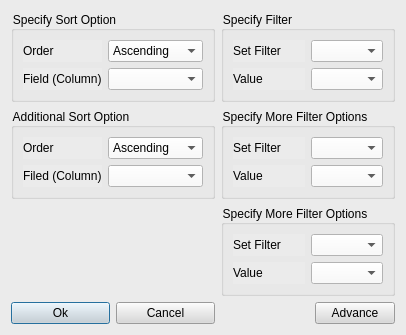
<?xml version="1.0" encoding="UTF-8"?>
<ui version="4.0">
 <class>GwSortAndFilterDialog</class>
 <widget class="QDialog" name="GwSortAndFilterDialog">
  <property name="geometry">
   <rect>
    <x>0</x>
    <y>0</y>
    <width>374</width>
    <height>311</height>
   </rect>
  </property>
  <property name="windowTitle">
   <string>Sort and Filter Dialog</string>
  </property>
  <property name="styleSheet">
   <string notr="true">background-color: rgb(235, 235, 235);
color: rgb(0, 0, 0);</string>
  </property>
  <layout class="QGridLayout" name="gridLayout_6">
   <item row="0" column="0" colspan="2">
    <widget class="QGroupBox" name="mainGroupBox">
     <property name="styleSheet">
      <string notr="true">border-top-color: rgb(250, 250, 250);</string>
     </property>
     <property name="title">
      <string>Specify Sort Option</string>
     </property>
     <layout class="QGridLayout" name="gridLayout_3">
      <item row="0" column="0">
       <widget class="QLabel" name="label">
        <property name="text">
         <string>Order</string>
        </property>
       </widget>
      </item>
      <item row="0" column="1">
       <widget class="QComboBox" name="mainSortOrderComboBox">
        <property name="styleSheet">
         <string notr="true">background-color: rgb(250, 250, 250);</string>
        </property>
        <item>
         <property name="text">
          <string>Ascending</string>
         </property>
        </item>
        <item>
         <property name="text">
          <string>Descending</string>
         </property>
        </item>
       </widget>
      </item>
      <item row="1" column="0">
       <widget class="QLabel" name="label_2">
        <property name="styleSheet">
         <string notr="true"/>
        </property>
        <property name="text">
         <string>Field (Column)</string>
        </property>
       </widget>
      </item>
      <item row="1" column="1">
       <widget class="QComboBox" name="mainSortFieldComboBox">
        <property name="styleSheet">
         <string notr="true">background-color: rgb(250, 250, 250);</string>
        </property>
       </widget>
      </item>
     </layout>
    </widget>
   </item>
   <item row="0" column="2" colspan="2">
    <widget class="QGroupBox" name="filterGroupBox">
     <property name="styleSheet">
      <string notr="true">border-top-color: rgb(250, 250, 250);</string>
     </property>
     <property name="title">
      <string>Specify Filter</string>
     </property>
     <layout class="QGridLayout" name="gridLayout_2">
      <item row="0" column="0">
       <widget class="QLabel" name="fiterLabel">
        <property name="text">
         <string>Set Filter</string>
        </property>
       </widget>
      </item>
      <item row="0" column="1">
       <widget class="QComboBox" name="filterComboBox">
        <property name="styleSheet">
         <string notr="true">background-color: rgb(250, 250, 250);</string>
        </property>
       </widget>
      </item>
      <item row="1" column="0">
       <widget class="QLabel" name="label_4">
        <property name="text">
         <string>Value</string>
        </property>
       </widget>
      </item>
      <item row="1" column="1">
       <widget class="QComboBox" name="filterValueComboBox">
        <property name="styleSheet">
         <string notr="true">background-color: rgb(250, 250, 250);</string>
        </property>
       </widget>
      </item>
     </layout>
    </widget>
   </item>
   <item row="1" column="0" colspan="2">
    <widget class="QGroupBox" name="advanceGroupBox">
     <property name="styleSheet">
      <string notr="true">border-top-color: rgb(250, 250, 250);</string>
     </property>
     <property name="title">
      <string>Additional Sort Option</string>
     </property>
     <layout class="QGridLayout" name="gridLayout">
      <item row="0" column="0">
       <widget class="QLabel" name="label_7">
        <property name="text">
         <string>Order</string>
        </property>
       </widget>
      </item>
      <item row="0" column="1">
       <widget class="QComboBox" name="advanceSortOrderComboBox">
        <property name="styleSheet">
         <string notr="true">background-color: rgb(250, 250, 250);</string>
        </property>
        <item>
         <property name="text">
          <string>Ascending</string>
         </property>
        </item>
        <item>
         <property name="text">
          <string>Descending</string>
         </property>
        </item>
       </widget>
      </item>
      <item row="1" column="0">
       <widget class="QLabel" name="label_8">
        <property name="text">
         <string>Filed (Column)</string>
        </property>
       </widget>
      </item>
      <item row="1" column="1">
       <widget class="QComboBox" name="advanceSortFieldComboBox">
        <property name="styleSheet">
         <string notr="true">background-color: rgb(250, 250, 250);</string>
        </property>
       </widget>
      </item>
     </layout>
    </widget>
   </item>
   <item row="1" column="2" colspan="2">
    <widget class="QGroupBox" name="filterGroupBox_2">
     <property name="styleSheet">
      <string notr="true">border-top-color: rgb(250, 250, 250);</string>
     </property>
     <property name="title">
      <string>Specify More Filter Options</string>
     </property>
     <layout class="QGridLayout" name="gridLayout_4">
      <item row="0" column="0">
       <widget class="QLabel" name="fiterLabel_2">
        <property name="text">
         <string>Set Filter</string>
        </property>
       </widget>
      </item>
      <item row="0" column="1">
       <widget class="QComboBox" name="moreFilterComboBox">
        <property name="styleSheet">
         <string notr="true">background-color: rgb(250, 250, 250);</string>
        </property>
       </widget>
      </item>
      <item row="1" column="1">
       <widget class="QComboBox" name="moreFilterValueComboBox">
        <property name="styleSheet">
         <string notr="true">background-color: rgb(250, 250, 250);</string>
        </property>
       </widget>
      </item>
      <item row="1" column="0">
       <widget class="QLabel" name="label_5">
        <property name="text">
         <string>Value</string>
        </property>
       </widget>
      </item>
     </layout>
    </widget>
   </item>
   <item row="2" column="2" colspan="2">
    <widget class="QGroupBox" name="filterGroupBox_3">
     <property name="styleSheet">
      <string notr="true">border-top-color: rgb(250, 250, 250);</string>
     </property>
     <property name="title">
      <string>Specify More Filter Options</string>
     </property>
     <layout class="QGridLayout" name="gridLayout_5">
      <item row="0" column="1">
       <widget class="QComboBox" name="moreFilterComboBox_1">
        <property name="styleSheet">
         <string notr="true">background-color: rgb(250, 250, 250);</string>
        </property>
       </widget>
      </item>
      <item row="0" column="0">
       <widget class="QLabel" name="fiterLabel_3">
        <property name="text">
         <string>Set Filter</string>
        </property>
       </widget>
      </item>
      <item row="1" column="1">
       <widget class="QComboBox" name="moreFilterValueComboBox_1">
        <property name="styleSheet">
         <string notr="true">background-color: rgb(250, 250, 250);</string>
        </property>
       </widget>
      </item>
      <item row="1" column="0">
       <widget class="QLabel" name="label_6">
        <property name="text">
         <string>Value</string>
        </property>
       </widget>
      </item>
     </layout>
    </widget>
   </item>
   <item row="3" column="0">
    <widget class="QPushButton" name="OkPushButton">
     <property name="styleSheet">
      <string notr="true">background-color: rgb(216, 216, 216);</string>
     </property>
     <property name="text">
      <string>Ok</string>
     </property>
    </widget>
   </item>
   <item row="3" column="1">
    <widget class="QPushButton" name="cancelPushButton">
     <property name="styleSheet">
      <string notr="true">background-color: rgb(216, 216, 216);</string>
     </property>
     <property name="text">
      <string>Cancel</string>
     </property>
    </widget>
   </item>
   <item row="3" column="2">
    <spacer name="horizontalSpacer">
     <property name="orientation">
      <enum>Qt::Horizontal</enum>
     </property>
     <property name="sizeHint" stdset="0">
      <size>
       <width>80</width>
       <height>20</height>
      </size>
     </property>
    </spacer>
   </item>
   <item row="3" column="3">
    <widget class="QPushButton" name="advancePushButton">
     <property name="toolTip">
      <string>Click for more sort and filter options</string>
     </property>
     <property name="styleSheet">
      <string notr="true">background-color: rgb(216, 216, 216);</string>
     </property>
     <property name="text">
      <string>Advance</string>
     </property>
     <property name="checkable">
      <bool>true</bool>
     </property>
    </widget>
   </item>
  </layout>
 </widget>
 <resources/>
 <connections/>
</ui>
